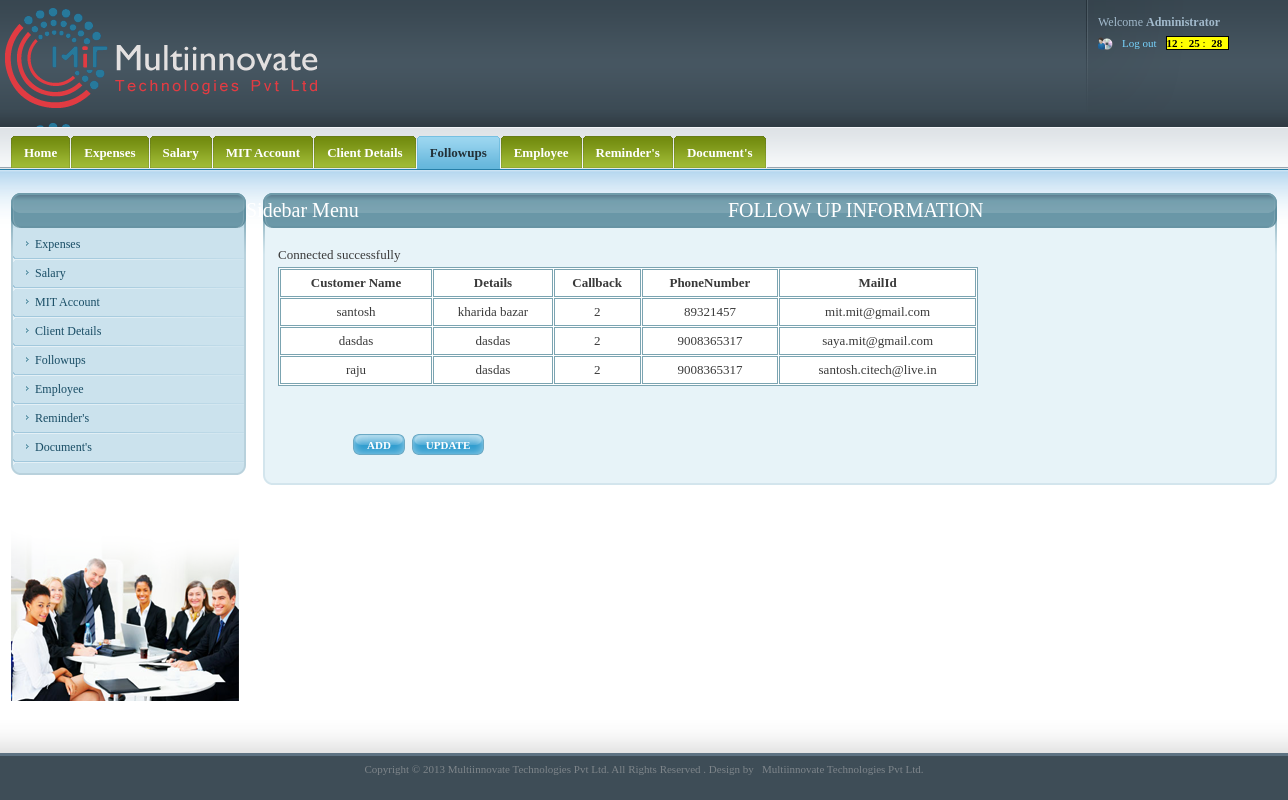
The app's page /followupview.php with its own data.
### tables this page shows
CREATE TABLE IF NOT EXISTS `followups` (
  `id` int(11) NOT NULL AUTO_INCREMENT,
  `customername` varchar(150) NOT NULL,
  `details` varchar(500) NOT NULL,
  `callback` bigint(11) NOT NULL,
  `phonenumber` bigint(11) NOT NULL,
  `mailid` varchar(150) NOT NULL,
  PRIMARY KEY (`id`)
);

### followupview.php (the view, shortened to what this page needs)
<!DOCTYPE html PUBLIC "-//W3C//DTD XHTML 1.0 Strict//EN" "http://www.w3.org/TR/xhtml1/DTD/xhtml1-strict.dtd">
<html xmlns="http://www.w3.org/1999/xhtml">
<head>
<link media="screen" rel="stylesheet" type="text/css" href="css/admin.css"  />
 <link rel="stylesheet" href="http://code.jquery.com/ui/1.10.2/themes/smoothness/jquery-ui.css" />
  <link rel="stylesheet" href="/resources/demos/style.css" />
</head>
<body onLoad="digital_clock()">
	<div id="wrapper">
		<div id="head">
			<div id="logo_user_details">
				<h1 id="logo"><a href="#">websitename Administration Panel</a></h1>
				<div id="user_details">
					<ul id="user_details_menu">
						<li>Welcome <strong>Administrator</strong></li>
						<li>
							<ul id="user_access">
							<li class="last"><a href="index.php">Log out</a></li>
                            <li>
                                	    <span style="background:#FF0; border:#000 1px solid; font:'Times New Roman', Times, serif bold; color:#000">
										<b id=hours></b>&nbsp;:&nbsp;
										<b id=minutes></b>&nbsp;:&nbsp;
										<b id=seconds></b> &nbsp;
								   </span>
                                </li>
							</ul>
						</li>
					</ul>
				</div>
			</div>
			<div id="menus_wrapper">
			  <div id="main_menu">
					<ul>
								<li><a href="home.php"><span><span>Home</span></span></a></li>
                       			<li><a href="monthlyview.php"><span><span>Expenses</span></span></a></li>
                           		<li><a href="salaryview.php"><span><span>Salary</span></span></a></li>
								<li><a href="passview.php"><span><span>MIT Account</span></span></a></li>
								<li><a href="clientview.php"><span><span>Client Details</span></span></a></li>
								<li><a href="followupview.php"  class="selected"><span><span>Followups</span></span></a></li>
                        		<li><a href="AddEmployeeView.php"><span><span>Employee</span></span></a></li>
								<li><a href="reminders.php"><span><span>Reminder's</span></span></a></li>
                        		<li><a href="DocumentView.php"><span><span>Document's</span></span></a></li>
					</ul>
				</div>
			</div>
		</div>
  <div id="content">
			<div id="page">
				<div class="inner">
					<div class="section">
						<div class="title_wrapper">
							<h2 style="margin-left:450px;">FOLLOW UP INFORMATION</h2>
							<span class="title_wrapper_left"></span>
							<span class="title_wrapper_right"></span>
						</div>
				  <div class="section_content">
							<div class="sct">
								<div class="sct_left">
									<div class="sct_right">
										<div class="sct_left">
											<div class="sct_right">
												<form action="" method="" class="search_form general_form">
													<fieldset>
														<div class="forms">
													<?php
							include "includes/db_con.php";
							$query = "select * from  followups";
							$res = mysql_query($query);
							$num_rows = mysql_num_rows($res);
								if($num_rows>=1){
							echo"<table id='table_struct' border='1' bordercolor='7BA4B1' cellspacing='1' cellpadding='1' bgcolor='#FFFFFF' width='700'><tr class='tr_class'>
							<th align='center' style='font-weight:bold'>Customer Name</th>
							<th align='center' style='font-weight:bold'>Details</th>
							<th align='center' style='font-weight:bold'>Callback</th>
   							<th align='center' style='font-weight:bold'>PhoneNumber</th>
							<th align='center' style='font-weight:bold'>MailId</th>
							</tr>";
								while($row = mysql_fetch_array($res))
								{
										echo"<tr class='tr_class1'>
										<td align='center'>".$row['customername']."</td>
										<td align='center'>".$row['details']."</td>
										<td align='center'>".$row['callback']."</td>
										<td align='center'>".$row['phonenumber']."</td>
										<td align='center'>".$row['mailid']."</td>";
									echo "</tr>";
								}
								echo "</table>";
							}
							else	{
								echo "<table  width='100%' cellspacing='1' cellpadding='1'><tr class='tr_class'><td>No Record Found!!</td></tr></table>";
								}
						 	?><br /><br />
														<div class="row">
															<div class="buttons">
																<ul>
             <li><span class="button send_form_btn"><span><span><a href="followup.php"><font color="#FFFFFF">ADD</font></a></span></span></span></li>
                 <li><span class="button send_form_btn"><span><span><a href="followupedit.php"><font color="#FFFFFF">UPDATE</font></a></span></span></span></li>
		</ul>
															</div>
														</div>
														</div>
													</fieldset>
									        </form>
											</div>
										</div>
									</div>
								</div>
							</div>
							<span class="scb"><span class="scb_left"></span><span class="scb_right"></span></span>
						</div>
					</div>
				</div>
			</div>
			<div id="sidebar">
				<div class="inner">
					<div class="section">
						<div class="title_wrapper">
							<h2>Sidebar Menu</h2>
							<span class="title_wrapper_left"></span>
							<span class="title_wrapper_right"></span>
						</div>
				  <div class="section_content">
							<div class="sct">
								<div class="sct_left">
									<div class="sct_right">
										<div class="sct_left">
											<div class="sct_right">
												<ul class="sidebar_menu">
                        <li><a href="monthlyexpenses.php"><span><span>Expenses</span></span></a></li>
                           <li><a href="salaryview.php"><span><span>Salary</span></span></a></li>
						<li><a href="passview.php" class="selected"><span><span>MIT Account</span></span></a></li>
						<li><a href="clientview.php"><span><span>Client Details</span></span></a></li>
						<li><a href="followupview.php"><span><span>Followups</span></span></a></li>
                        	<li><a href="AddEmployeeView.php"><span><span>Employee</span></span></a></li>
						<li><a href="reminders.php"><span><span>Reminder's</span></span></a></li>
                        <li><a href="Documents.php"><span><span>Document's</span></span></a></li>
                                                   </ul>
											</div>
										</div>
									</div>
								</div>
							</div>
							<span class="scb"><span class="scb_left"></span><span class="scb_right"></span></span>
						</div>
					</div>
					<div class="section_content">
							<img src="images/chitfundside.png"/>
						</div>
				</div>
			</div>
		</div>
	</div>
	<div id="footer">
		<div id="footer_inner">
		<center><p> Copyright &copy; 2013  Multiinnovate Technologies Pvt Ltd. All Rights Reserved . Design by &nbsp; <a href="http://www.multiinnovate.com" title="Multiinnovate Technologies"
target="_blank">Multiinnovate Technologies Pvt Ltd.</a></p></center>
		</div>
	</div>
</body>
</html>

### css/style.css (style rules this page uses)
.title_wrapper h2 { margin-left:220px; }

### css/forms.css (style rules this page uses)
.button { display: block; color: #fff; background:url(layout/submit_middle.gif) repeat-x; font-size: 11px; overflow: hidden; position: relative; top: 0; left: 0; float: left; font-weight: bold; text-decoration: none; }
.button span { background:url(layout/submit_left.gif) no-repeat; display: block; float: left; white-space: nowrap; }
.button span span { background:url(layout/submit_right.gif) no-repeat right 0; display: block; padding: 0 14px; height: 21px; line-height: 22px; }
.general_form, .general_form fieldset { margin: 0; padding: 0; border: 0; }
.general_form fieldset { width: 100%; overflow: hidden; padding: 0; position: relative; top: 0; left: 0; }
.forms { float: left; width: 620px; }
.general_form { font-size: 13px; line-height: 24px; }
.general_form .row { width: 1000px; overflow: hidden; padding: 0px 0px 15px; float: left; }
.send_form_btn { background-image:url(layout/site/forms/send_form_middle.gif); background-color: #339fd0; }
.send_form_btn span { background-image:url(layout/site/forms/send_form_left.gif); }
.send_form_btn span span { background-image:url(layout/site/forms/send_form_right.gif); }
.buttons { float: left; padding: 0 0 0 75px; }
.buttons ul { margin: 0; padding: 0 30px 0 0; float: left; }
.buttons ul li { float: left; margin: 0; padding: 0 7px 0 0; list-style:none; }
.general_form .forms { width: 80%; }

### records on screen
followups: customername "santosh", details "kharida bazar", callback "2", phonenumber "89321457", mailid "mit.mit@gmail.com"
followups: customername "dasdas", details "dasdas", callback "2", phonenumber "9008365317", mailid "saya.mit@gmail.com"
followups: customername "raju", details "dasdas", callback "2", phonenumber "9008365317", mailid "santosh.citech@live.in"
